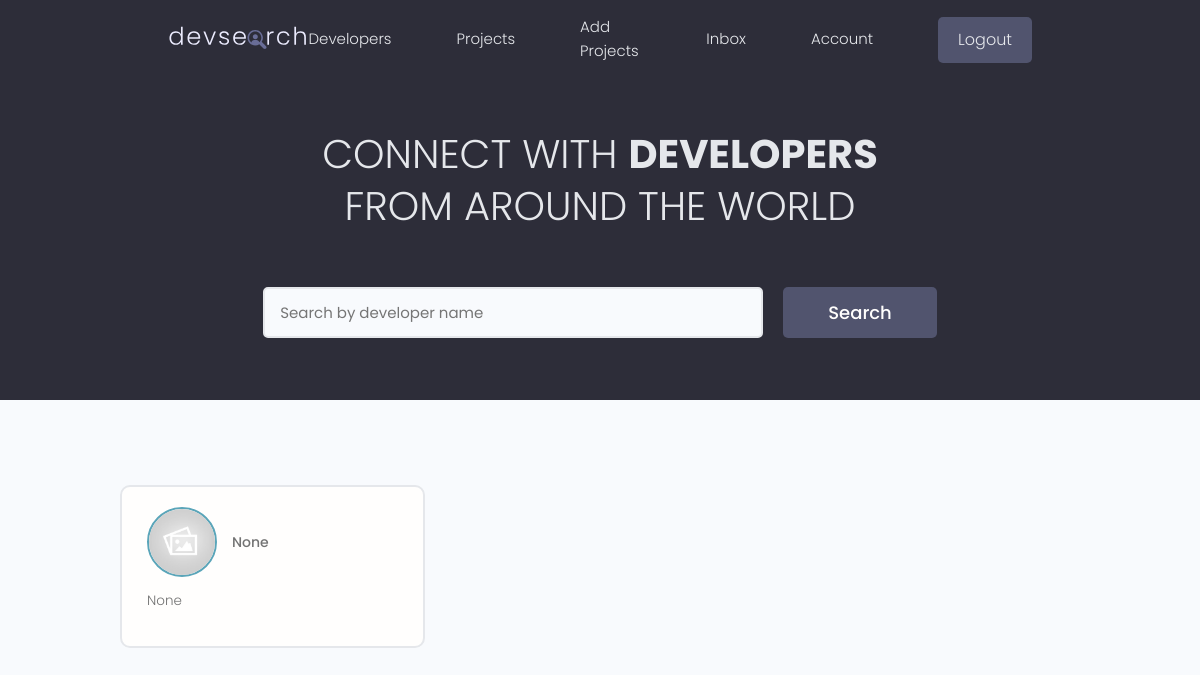
The app's page / (signed in) with its own data.
### users/models.py (models this page shows, shortened)
class Profile(models.Model):
    user = models.OneToOneField(User, on_delete=models.CASCADE, null=True, blank=True)
    name = models.CharField(max_length=200, blank=True, null=True)
    email = models.EmailField(max_length=200, blank=True, null=True)
    username = models.CharField(max_length=200, blank=True, null=True)
    location = models.CharField(max_length=200, blank=True, null=True)
    short_intro = models.CharField(max_length=200, blank=True, null=True)
    bio = models.TextField(blank=True, null=True)
    profile_image = models.ImageField(upload_to='profiles/', default='profiles/default.jpg', null=True, blank=True)
    social_github = models.CharField(max_length=200, blank=True, null=True)
    social_twitter = models.CharField(max_length=200, blank=True, null=True)
    social_linkedin = models.CharField(max_length=200, blank=True, null=True)
    social_youtube = models.CharField(max_length=200, blank=True, null=True)
    social_website = models.CharField(max_length=200, blank=True, null=True)
    created = models.DateTimeField(auto_now_add=True)
    id = models.UUIDField(default=uuid.uuid4, unique=True, editable=False, primary_key=True)

### users/views.py (the view)
# urls.py: path('',views.profiles, name='profiles'),
def profiles(request):
    profiles, search_query = searchProfiles(request)
    custom_range, profiles = paginateProfiles(request, profiles, 3)
    context = {
        'profiles': profiles,
        'search_query': search_query,
        'custom_range': custom_range,
    }
    return render(request, 'users/profiles.html', context)

### users/utils.py (called while the page is built)
def paginateProfiles(request, profiles, results):
    page = request.GET.get('page')
    paginator = Paginator(profiles.order_by('id'), results)
    try:
        profiles = paginator.page(page)
    except PageNotAnInteger:
        page = 1
        profiles = paginator.page(page)
    except EmptyPage:
        page = paginator.num_pages
        profiles = paginator.page(page)
    page = int(page)
    leftIndex = max(page - 1, 1)
    rightIndex = min(page + 2, paginator.num_pages + 1)
    custom_range = range(leftIndex, rightIndex)
    return custom_range, profiles

def searchProfiles(request):
    search_query = request.GET.get('search_query', '')
    skills = Skill.objects.filter(name__icontains=search_query)
    profiles = Profile.objects.distinct().filter(
        Q(name__icontains=search_query) |
        Q(short_intro__icontains=search_query) |
        Q(skill__in=skills)
    )
    return profiles, search_query

### users/templates/users/profiles.html (shortened to what this page needs)
{% extends "main.html" %}
{% block content %}
  <main class="home">
    <section class="hero-section text-center">
      <div class="container container--narrow">
        <div class="hero-section__box">
          <h2>CONNECT WITH <span>DEVELOPERS</span></h2>
          <h2>FROM AROUND THE WORLD</h2>
        </div>
        <div class="hero-section__search">
          <form id="searchForm" class="form" action="{% url 'profiles' %}" method="get">
            <div class="form__field">
              <input class="input input--text" id="formInput#search" type="text" name="text"
                value="{{search_query}}" placeholder="Search by developer name" />
            </div>
            <input class="btn btn--sub btn--lg" type="submit" value="Search" />
          </form>
        </div>
      </div>
    </section>
    <section class="devlist">
      <div class="container">
        <div class="grid grid--three">
          {% for profile in profiles %}
            <div class="column card">
              <div class="dev">
                <a href="{% url 'user-profile' profile.id %}" class="card__body">
                  <div class="dev__profile">
                    <img class="avatar avatar--md" src="{{profile.profile_image.url}}" alt="image" />
                    <div class="dev__meta">
                      <h5>{{profile.short_intro | slice:"50"}}</h5>
                    </div>
                  </div>
                  <p class="dev__info">{{profile.bio | slice:"150"}}</p>
                </a>
              </div>
            </div>
          {% endfor %}
        </div>
      </div>
    </section>
  </main>
{% endblock content %}

### static/css/app.css (style rules this page uses)
:root { --color-sub: #2d2d39; }
.btn--sub { background-color: var(--color-sub-light); }
.card { border: 2px solid var(--color-light); }
img { width: 100%; }
.hero-section { height: 40vh; display: flex; align-items: center; background-color: var(--color-sub); }
.hero-section__box { margin-bottom: 4rem; }
.hero-section__box > h2, .hero-section__box > h2 > span { font-size: 4rem; color: var(--color-light); line-height: 1.3; text-transform: uppercase; }
.hero-section__box > h2 { font-weight: 300; }
.hero-section__box > h2 > span { font-weight: 700; }
.hero-section__search > .form { display: flex; align-items: center; justify-content: center; gap: 2rem; }
.hero-section__search > .form input.input--text { width: 50rem; }
.devlist { margin-top: 8rem; }
.devlist .grid { align-items: stretch; }
.devlist .dev .dev__profile { display: flex; align-items: center; gap: 1.5rem; }
.devlist .dev .dev__meta h5 { color: var(--color-text); font-size: 1.4rem; font-weight: 500; }
.devlist .dev .dev__info { margin: 1.5rem 0; font-size: 1.35rem; line-height: 1.4; text-align: justify; }

### static/uikit/styles/modules/_variables.css (style rules this page uses)
:root { --color-main: #5aa5b9; --color-main-light: #e6faff; --color-sub: #3f4156; --color-sub-light: #51546e; --color-sub-lighter: #ededfd; --color-text: #737373; --color-gray: #8b8b8b; --color-light: #e5e7eb; --color-light-gray: #767676; --color-bg: #f8fafd; --color-white: #fffefd; --color-white-light: #f3f3f3; --color-success: #359e64; --color-success-bg: #def8e8; --color-error: #fc4b0b; --color-error-bg: #fff2ee; --font-base: 'Poppins', arial, helvetica, 'Segoe UI', roboto, ubuntu, sans-serif; --font-monospace: 'Fira Code', 'Courier New', courier, monospace; --font-regular: 300; --font-medium: 500; --font-bold: 700; --generic-shadow: 1px 1px 5px #00000010; --generic-transition: all 0.3s ease-in-out; }

### static/uikit/styles/modules/_base.css (style rules this page uses)
* { margin: 0; padding: 0; box-sizing: border-box; text-rendering: optimizeLegibility; color: inherit; font-size: inherit; }
html { font-size: 50%; }
@media only screen and (min-width: 480px) { html { font-size: 56.25%; } }
@media only screen and (min-width: 1200px) { html { font-size: 62.5%; } }
body { line-height: 1.6; font-weight: 400; font-size: 1.5rem; color: var(--color-text); background-color: var(--color-bg); min-height: 100vh; }

### static/uikit/styles/modules/_typography.css (style rules this page uses)
* { font-family: var(--font-base); }
h2 { font-size: 3.6rem; font-weight: var(--font-bold); }
h5 { font-size: 2.4rem; font-weight: var(--font-medium); }
h5, h6 { font-weight: var(--font-regular); }
p, span, strong { font-size: 1.6rem; color: var(--color-text); font-weight: var(--font-regular); }
a { padding-bottom: 2px; text-decoration: none; display: inline-block; color: var(--color-main); font-weight: var(--font-medium); }

### static/uikit/styles/modules/_utilities.css (style rules this page uses)
.container { width: 92%; max-width: 165rem; margin: 0 auto; box-sizing: border-box; }
.container--narrow { width: 92%; max-width: 120rem; }
@media screen and (min-width: 1000px) { .container { width: 90%; } }
@media screen and (min-width: 1000px) { .container--narrow { width: 85%; } }
@media screen and (min-width: 1200px) { .container { width: 80%; } }
@media screen and (min-width: 1200px) { .container--narrow { width: 72%; } }
.text-center { text-align: center; }

### static/uikit/styles/modules/_avatar.css (style rules this page uses)
.avatar { border-radius: 50%; border: 2px solid var(--color-main); object-fit: cover; }
.avatar--md { height: 7rem; width: 7rem; }

### static/uikit/styles/modules/_button.css (style rules this page uses)
.btn { display: inline-block; position: relative; cursor: pointer; background-color: var(--color-light); font-weight: var(--font-medium); color: var(--color-sub); text-decoration: none; padding: 1rem 2rem; border-radius: 0.5rem; border: none; width: -webkit-fit-content; width: -moz-fit-content; width: fit-content; height: -webkit-fit-content; height: -moz-fit-content; height: fit-content; font-size: 1.6rem; outline-width: 0; outline-color: transparent; -webkit-backface-visibility: hidden; backface-visibility: hidden; transition: all 0.3s ease-in-out; }
.btn--sub { background-color: var(--color-sub); color: var(--color-white); }
.btn--lg { font-size: 1.8rem; padding: 1.2rem 4.5rem; }

### static/uikit/styles/modules/_card.css (style rules this page uses)
.card { border-radius: 1rem; background-color: var(--color-white); border: 1.5px solid var(--color-light); width: auto; height: auto; margin-top: 0.5rem; margin-bottom: 0.5rem; overflow: hidden; }
.card__body, .card__header { padding: 2rem 2.5rem; }

### records on screen
Profile: profile_image (placeholder picture), short_intro "None", bio "None"
